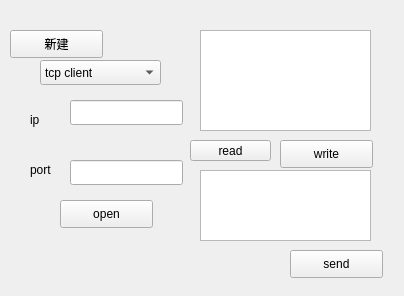
<?xml version="1.0" encoding="UTF-8"?>
<ui version="4.0">
 <class>MainWindow</class>
 <widget class="Qwidget" name="MainWindow">
  <property name="geometry">
   <rect>
    <x>0</x>
    <y>0</y>
    <width>404</width>
    <height>296</height>
   </rect>
  </property>
  <property name="windowTitle">
   <string>Form</string>
  </property>
  <widget class="QLabel" name="ipLabel">
   <property name="geometry">
    <rect>
     <x>30</x>
     <y>110</y>
     <width>69</width>
     <height>19</height>
    </rect>
   </property>
   <property name="text">
    <string>ip</string>
   </property>
  </widget>
  <widget class="QLabel" name="portLabel">
   <property name="geometry">
    <rect>
     <x>30</x>
     <y>160</y>
     <width>69</width>
     <height>19</height>
    </rect>
   </property>
   <property name="text">
    <string>port</string>
   </property>
  </widget>
  <widget class="QLineEdit" name="ipLine">
   <property name="geometry">
    <rect>
     <x>70</x>
     <y>100</y>
     <width>113</width>
     <height>25</height>
    </rect>
   </property>
  </widget>
  <widget class="QLineEdit" name="portLine">
   <property name="geometry">
    <rect>
     <x>70</x>
     <y>160</y>
     <width>113</width>
     <height>25</height>
    </rect>
   </property>
  </widget>
  <widget class="QPushButton" name="openButton">
   <property name="geometry">
    <rect>
     <x>60</x>
     <y>200</y>
     <width>93</width>
     <height>28</height>
    </rect>
   </property>
   <property name="text">
    <string>open</string>
   </property>
   <property name="checkable">
    <bool>true</bool>
   </property>
  </widget>
  <widget class="QPushButton" name="sendButton">
   <property name="geometry">
    <rect>
     <x>290</x>
     <y>250</y>
     <width>93</width>
     <height>28</height>
    </rect>
   </property>
   <property name="text">
    <string>send</string>
   </property>
   <property name="checkable">
    <bool>true</bool>
   </property>
  </widget>
  <widget class="QComboBox" name="chooseBox">
   <property name="geometry">
    <rect>
     <x>40</x>
     <y>60</y>
     <width>121</width>
     <height>25</height>
    </rect>
   </property>
   <item>
    <property name="text">
     <string>tcp client</string>
    </property>
   </item>
   <item>
    <property name="text">
     <string>tcp server</string>
    </property>
   </item>
   <item>
    <property name="text">
     <string>udp</string>
    </property>
   </item>
  </widget>
  <widget class="QPushButton" name="createButton">
   <property name="geometry">
    <rect>
     <x>10</x>
     <y>30</y>
     <width>93</width>
     <height>28</height>
    </rect>
   </property>
   <property name="text">
    <string>新建</string>
   </property>
  </widget>
  <widget class="QPushButton" name="readButton">
   <property name="geometry">
    <rect>
     <x>190</x>
     <y>140</y>
     <width>81</width>
     <height>21</height>
    </rect>
   </property>
   <property name="text">
    <string>read</string>
   </property>
   <property name="checkable">
    <bool>true</bool>
   </property>
  </widget>
  <widget class="QPushButton" name="writeButton">
   <property name="geometry">
    <rect>
     <x>280</x>
     <y>140</y>
     <width>93</width>
     <height>28</height>
    </rect>
   </property>
   <property name="text">
    <string>write</string>
   </property>
   <property name="checkable">
    <bool>true</bool>
   </property>
  </widget>
  <widget class="QTextEdit" name="data">
   <property name="geometry">
    <rect>
     <x>200</x>
     <y>30</y>
     <width>171</width>
     <height>101</height>
    </rect>
   </property>
  </widget>
  <widget class="QTextEdit" name="textEdit">
   <property name="geometry">
    <rect>
     <x>200</x>
     <y>170</y>
     <width>171</width>
     <height>71</height>
    </rect>
   </property>
  </widget>
 </widget>
 <customwidgets>
  <customwidget>
   <class>Qwidget</class>
   <extends>QWidget</extends>
   <header>qwidget.h</header>
   <container>1</container>
  </customwidget>
 </customwidgets>
 <resources/>
 <connections/>
</ui>
